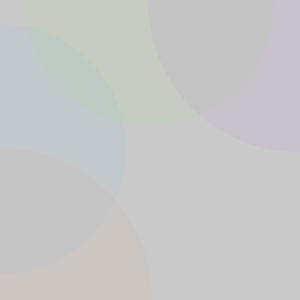
Frame 1 (no input)
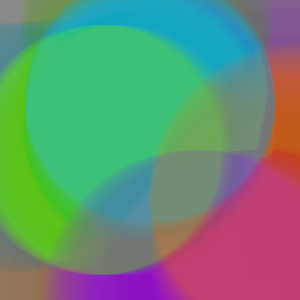
Frame 60 (the mouse pressed at the canvas centre just before this capture)
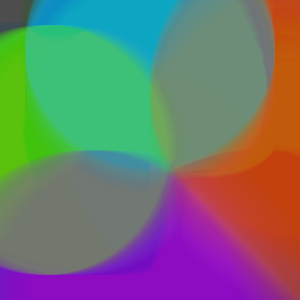
Frame 120 (the mouse held since frame 60 and released just before this capture)

The Processing sketch that drew these frames (run headless with seeded random() and noise(); from frame 60 on, the mouse is pressed at the canvas centre):

// Processing sketch: processing_165799
// ── processing_165799.pde

float beginX = 300.0;
float beginY = 0.0;
float endX = 0.0;
float endY = 300.0;
float distX;
float distY;
float exponent = 0.6;
float x = 0.0;
float y = 0.0;
float step = 0.003;
float pct = 0.0;
int direction = 2;

void setup (){
  size (300, 300);
  noStroke ();
  smooth ();
  distX = endX - beginX;
  distY = endY - beginY;
  
}

void draw (){
  fill (0, 2);
  rect (0, 0, width, height);
  pct += step * direction;
  if ((pct > 1.0) || (pct < 0.0)) {
    direction = direction * -1;
  }
  
  if (direction == 1) {
    x = beginX + (pct * distX);
    float e = pow (pct, exponent);
    y = beginY + (e * distY);
  }else {
    x = beginX + (pct * distX);
    float e = pow (1.0-pct, exponent*2);
    y = beginY + (e * -distY) + distY;
    
  }
exponent += 1;
  fill (148, 5, 252, 10);
  ellipse (x, y, 300, 300);
  

  fill (252, 104, 5, 10);
  ellipse (y, x, 300, 300);
  

  fill (91, 252, 5, 10);
  ellipse (x/2, y/2, 250, 250);
  fill (5, 184, 252, 10);
  ellipse (y/2, x/2, 250, 250);
  }
  
  
